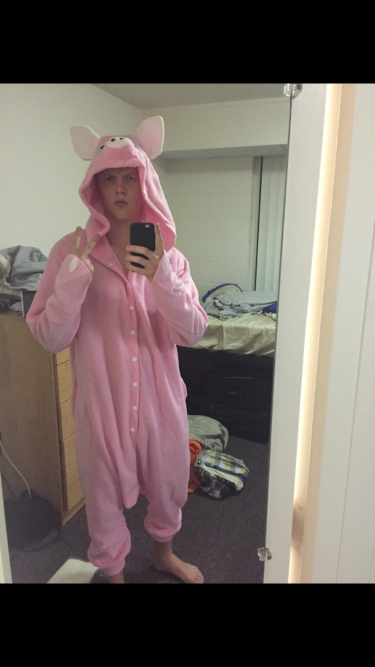
#> input picture data/example.jpg, 750 x 1334 px (shown at 1/2 size); its folder holds only this picture in this run
$ python -i smoke_augmentation_mix.py   (imports and definitions only)
#> lines starting #> are read from the running program, lines starting #| are printed output that depends on the picture
import numpy as np
import cv2
import sys
from skimage.morphology import disk
from skimage.filters import median
import os
import os.path as osp
import random
from scipy.stats import mode
#from .config import HOME

HOME = os.path.expanduser("~")
SMOKE_ID = 1

class SmokeAugmentation_SSD() :

    ##########3 smoke_dir = "data/fire/smokes/" ,
    # [331 lines left out: functions __init__, __call__, patch_ex, _patch_ex, search_smoke, get_background and 1 more, not called in this run]


class SmokeAugmentation_Retina() :

    ##########3 smoke_dir = "data/fire/smokes/" ,
    def __init__ (self , root = HOME , smoke_dir = "data/fire_retina/smoke/" , same=False, num_patches=1,
                mode=cv2.NORMAL_CLONE, width_bounds_pct=((0.3,0.7),(0.3,0.7)), min_object_pct=0.25,
                min_overlap_pct=0.25, shift=True, label_mode='continuous', skip_background=True, tol=1, resize=True,
                gamma_params=None, intensity_logistic_params=(1/6, 20),
                resize_bounds=(2, 5), verbose=True):
        self.root = root
        ####=======######
        ## root = HOME 설정
        #self.root = HOME
        #####========#########

        self.smoke_dir = osp.join(root, smoke_dir)
        self.smoke_ids = os.listdir(self.smoke_dir)
        self.same = same
        self.num_patches = num_patches
        self.mode=mode
        self.width_bounds_pct=width_bounds_pct
        self.min_object_pct=min_object_pct
        self.min_overlap_pct=min_overlap_pct
        self.shift=shift
        self.label_mode=label_mode
        self.skip_background=skip_background

        if self.skip_background is True:
            self.background_arr = self.get_backgound_dict(imgdir=self.smoke_dir)
        else :
            self.background_arr = None

        self.tol=tol
        self.resize=resize
        self.gamma_params = gamma_params
        self.intensity_logistic_params=intensity_logistic_params
        self.resize_bounds=resize_bounds
        self.verbose=verbose

    # [302 lines left out: functions __call__, patch_ex, _patch_ex, search_smoke, get_background, get_backgound_dict, not called in this run]

>>> import cv2
>>> picture = cv2.imread('../data/example.jpg', cv2.IMREAD_GRAYSCALE)
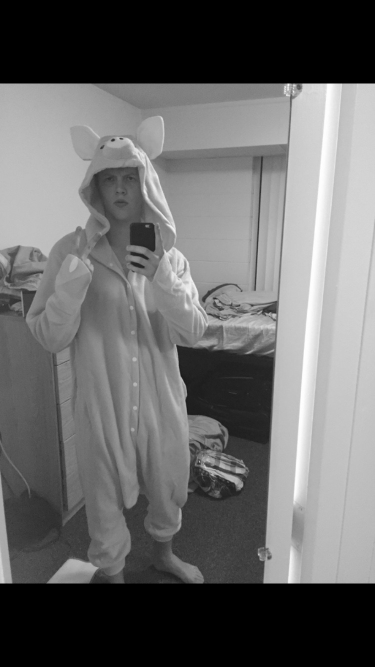
#> picture: shape (1334, 750) (shown at 1/2 size); min 0, max 255, mean 104.7
>>> result = SmokeAugmentation_Retina()(picture)
#> (the run stopped early here; a loop or call above may not have finished)
